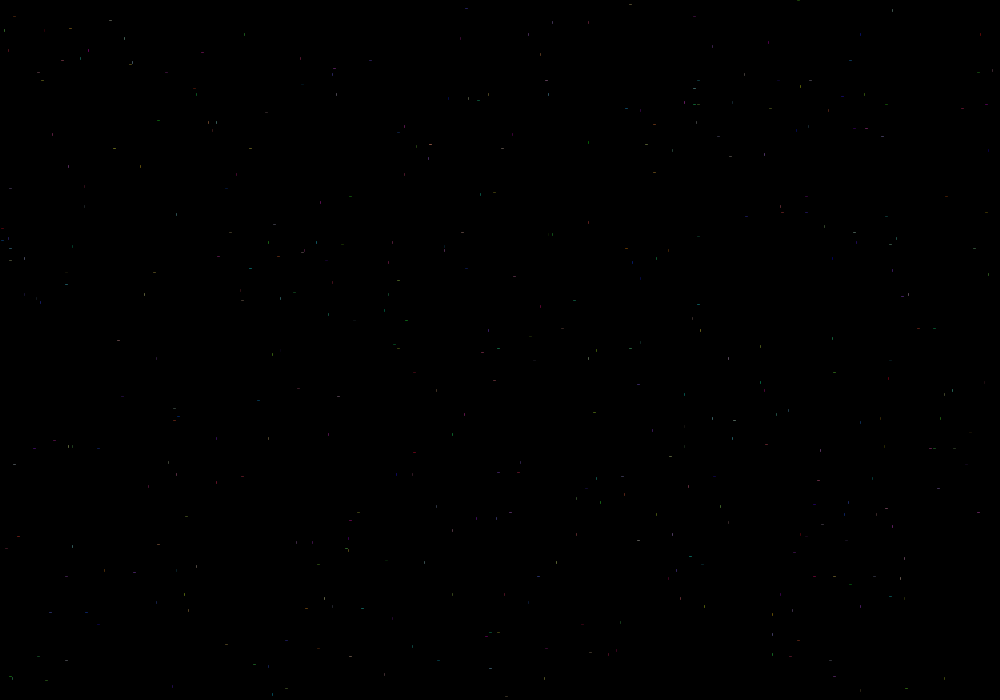
Frame 1 (no input)
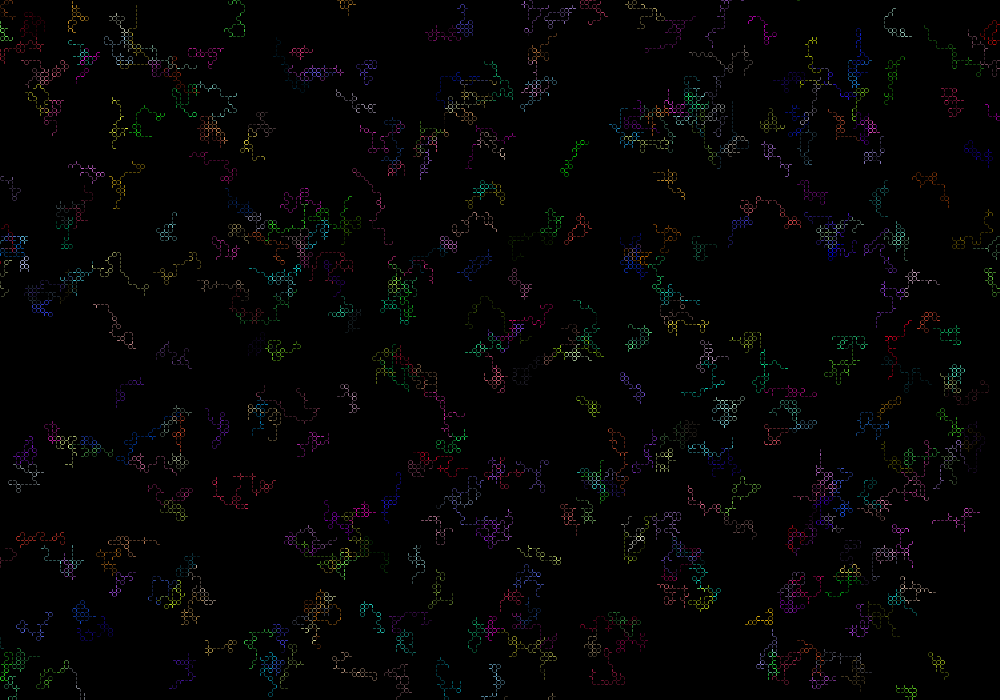
Frame 60 (the mouse pressed at the canvas centre just before this capture)
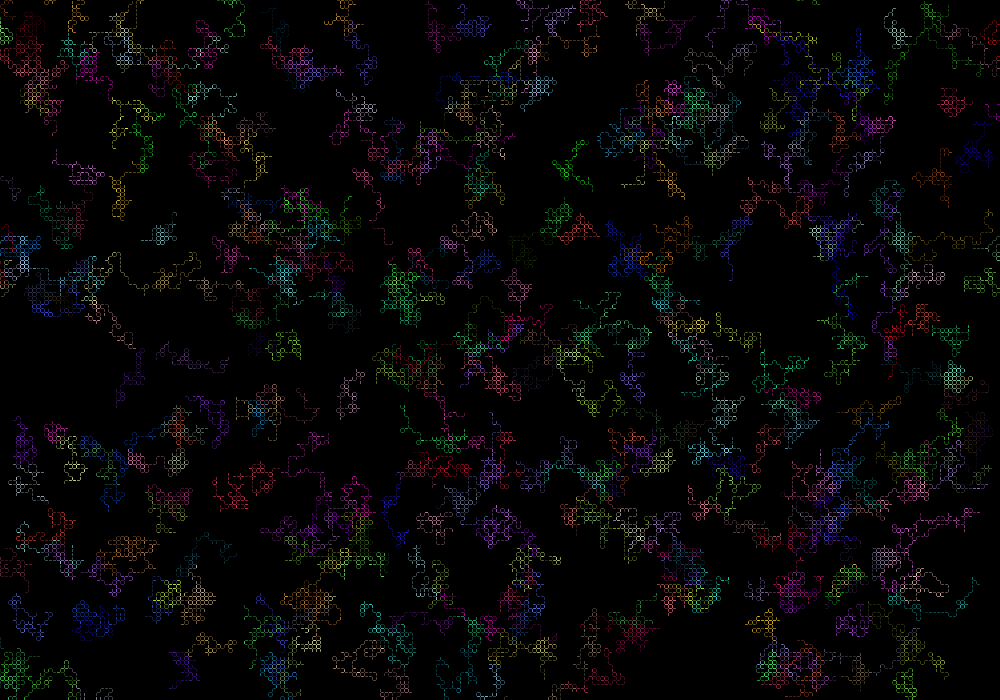
Frame 120 (the mouse held since frame 60 and released just before this capture)

The Processing sketch that drew these frames (run headless with seeded random() and noise(); from frame 60 on, the mouse is pressed at the canvas centre):

// Processing sketch: processing_115800
// ── processing_115800.pde

float BACKGROUND = 0;      //background color as 0-255 grayscale
boolean DIAGONAL = false;    //toggle between diagonal and hor/ver lines
int NUM_OF_BITS = 500;
int BIT_LENGTH = 4;
float BLANK_RATIO = 0.2;     //radio of blank bits to prevent over-colorization
float OPACITY = 100;          //alpha channel, 0-255

Bit[] bits;

void setup() {
  size(1000, 700);
  background(BACKGROUND);
  
  bits = new Bit[NUM_OF_BITS];
  for (int i=0; i<NUM_OF_BITS; i++) {
    float ran = random(1);
    if (ran > BLANK_RATIO) bits[i] = new Bit();
    else bits[i] = new Bit(color(BACKGROUND));
  }
}

void draw() {
  for (int i=0; i<NUM_OF_BITS; i++) {
    bits[i].move();
    bits[i].display();
  }
}
class Bit {
  PVector location;
  int dirX, dirY;
  color c;
  
  Bit() {
    int x = int(random(width/BIT_LENGTH)) * BIT_LENGTH;
    int y = int(random(height/BIT_LENGTH)) * BIT_LENGTH;
    location = new PVector(x, y);
    
    c = color(random(255), random(255), random(255), OPACITY);
  }

  Bit(color c_) {
    this();
    c = color(c_, OPACITY);
  }
  
  void move() {
    dirX = (int(random(1, 3))*2 - 3);
    dirY = (int(random(1, 3))*2 - 3);
    if (!DIAGONAL) {
      float ran = random(1);
      if (ran > 0.5) dirX = 0;
      else dirY = 0;
    }
    
    location.add(new PVector(dirX*BIT_LENGTH, dirY*BIT_LENGTH));
  }
  
  void display() {
    stroke(c);
    float prevX = location.x - dirX*BIT_LENGTH + dirX;
    float prevY = location.y - dirY*BIT_LENGTH + dirY;
    line(location.x-dirX, location.y-dirY, prevX, prevY);
  }
}
